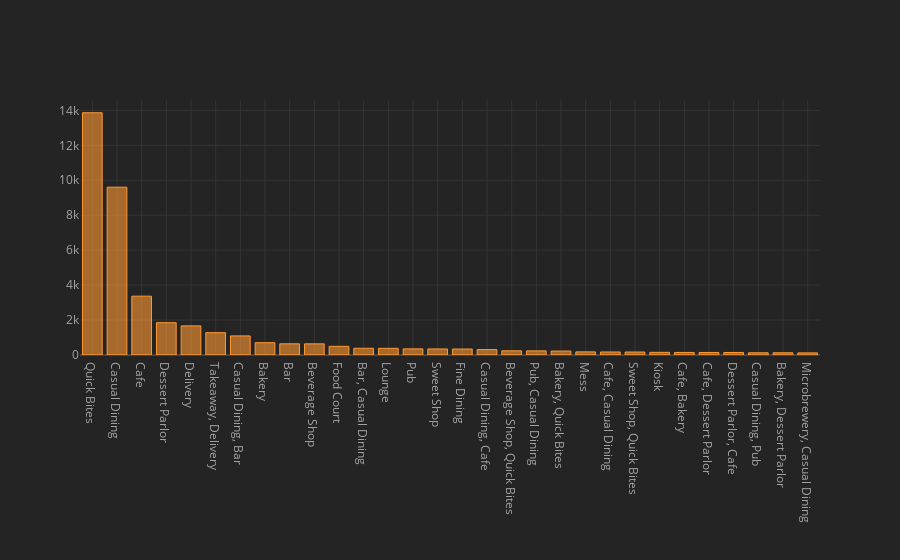

Notebook code cell kept with this figure:
### Markdown cell above
# Most Popular Restaurant types

### Code cell
df.rest_type.value_counts().head(30).iplot(kind="bar")

### Figure 1 — Plotly figure (JSON) as saved in the notebook; plotly's stock layout.template omitted (floating-point values rounded to 4 significant figures)
{"data": [{"marker": {"color": "rgba(255, 153, 51, 0.6)", "line": {"color": "rgba(255, 153, 51, 1.0)", "width": 1}}, "name": "rest_type", "orientation": "v", "text": "", "type": "bar", "x": ["Quick Bites", "Casual Dining", "Cafe", "Dessert Parlor", "Delivery", "Takeaway, Delivery", "Casual Dining, Bar", "Bakery", "Bar", "Beverage Shop", "Food Court", "Bar, Casual Dining", "Lounge", "Pub", "Sweet Shop", "Fine Dining", "Casual Dining, Cafe", "Beverage Shop, Quick Bites", "Pub, Casual Dining", "Bakery, Quick Bites", "Mess", "Cafe, Casual Dining", "Sweet Shop, Quick Bites", "Kiosk", "Cafe, Bakery", "Cafe, Dessert Parlor", "Dessert Parlor, Cafe", "Casual Dining, Pub", "Bakery, Dessert Parlor", "Microbrewery, Casual Dining"], "y": [13866, 9605, 3368, 1850, 1666, 1278, 1092, 704, 640, 638, 496, 385, 381, 351, 346, 342, 310, 239, 236, 225, 180, 173, 171, 152, 146, 144, 144, 127, 127, 121]}], "layout": {"legend": {"bgcolor": "#242424", "font": {"color": "#F4F4F4"}}, "paper_bgcolor": "#242424", "plot_bgcolor": "#242424", "title": {"font": {"color": "#F4F4F4"}}, "xaxis": {"gridcolor": "#343434", "showgrid": true, "tickfont": {"color": "#A4A4A4"}, "title": {"font": {"color": "#A4A4A4"}, "text": ""}, "zerolinecolor": "#444444"}, "yaxis": {"gridcolor": "#343434", "showgrid": true, "tickfont": {"color": "#A4A4A4"}, "title": {"font": {"color": "#A4A4A4"}, "text": ""}, "zerolinecolor": "#444444"}}}
